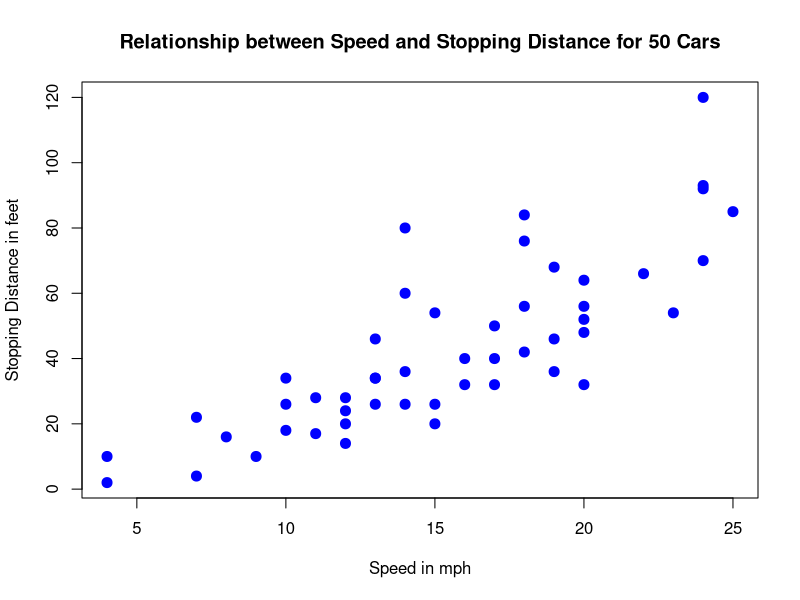
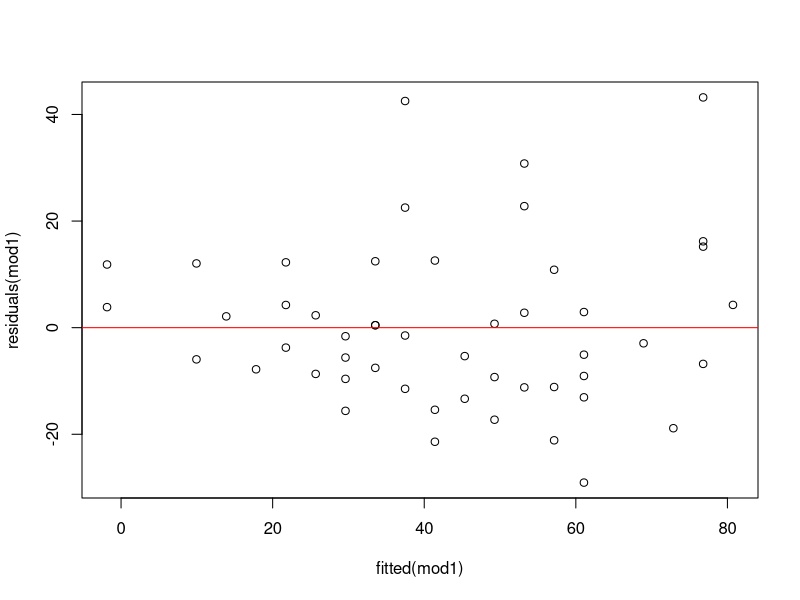

The R source for these figures, in order:
library(datasets)
data(cars)
head(cars)

plot(cars, col='blue', pch=20, cex=2, main="Relationship between Speed and Stopping Distance for 50 Cars",
	xlab="Speed in mph", ylab="Stopping Distance in feet")


set.seed(122)
speed.c = scale(cars$speed, center=TRUE, scale=FALSE)
mod1 = lm(formula = dist ~ speed.c, data = cars)
summary(mod1)

plot(fitted(mod1), residuals(mod1))
abline(h = 0, col = "red")
